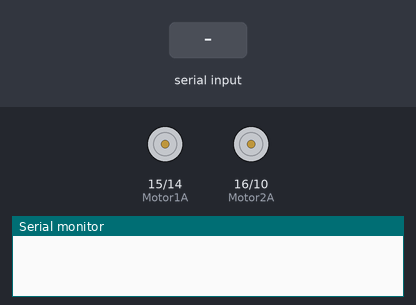
Simulated run of this sketch. Board: Arduino Uno, built with avr-gcc and run on an emulated ATmega328P. Parts: motor-driver pin pairs drawn as motors (green arrow = first pin HIGH = forward, orange = second pin HIGH = backward, longer = more drive, scaled by the enable pin), the last lines printed to the serial monitor. The test bench sets the inputs (shaded band).

Above: at 1.2 s.
1.3 s: "q" received over the second serial link
2.8 s: "F" received over the second serial link
At 3.1 s:
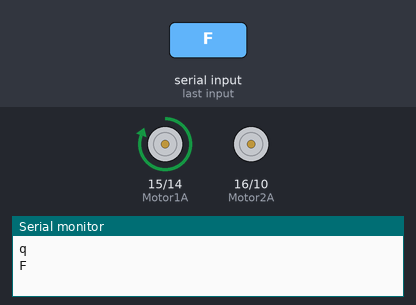
4.3 s: "G" received over the second serial link
5.8 s: "I" received over the second serial link
7.3 s: "B" received over the second serial link
At 7.7 s:
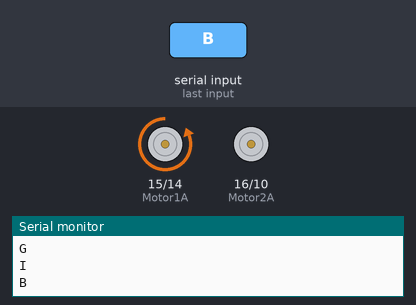
8.8 s: "H" received over the second serial link
Timing chart, 0 to 11.3 s (numbered marks = the images above; inputs shaded):
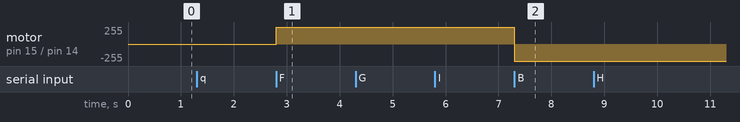

Measured:
- after the input at 2.8 s, motor on pin 15 (Motor1A) / pin 14 (Motor1B): stopped → forward 255/255 at once
- after the input at 7.3 s, motor on pin 15 (Motor1A) / pin 14 (Motor1B): forward 255/255 → backward 255/255 at once

The sketch:

pwm.ino
```cpp
/*
mySerial-bluetooth
Serial-bluetooth
 */
#include <SoftwareSerial.h>

SoftwareSerial mySerial(9, 8); // RX, TX


//PWM pins para os motores
int Motor1A = 15;
int Motor1B = 14;
int Motor2A = 16;
int Motor2B = 10;

//EN_1 come pwm
int EN_1 =3;
int EN_2 =4;


void setup() {
  // Open serial communications and wait for port to open:
  Serial.begin(115200);
  while (!Serial) {
    ; // wait for serial port to connect. Needed for native USB port only
  }


  // set the data rate for the SoftwareSerial port
  mySerial.begin(9600);
  mySerial.println("Hello, world?");

//motor 1 dá a tração, motor 2 vira
  pinMode( Motor1A, OUTPUT );
  pinMode( Motor1B, OUTPUT );
  pinMode( Motor2A, OUTPUT );
  pinMode( Motor2B, OUTPUT );
  pinMode(EN_1, OUTPUT);
  pinMode(EN_2, OUTPUT);

  digitalWrite( Motor1A, LOW );
  digitalWrite( Motor1B, LOW );
  digitalWrite( Motor2A, LOW );
  digitalWrite( Motor2B, LOW );
  digitalWrite( EN_1, LOW );
  digitalWrite( EN_2, LOW );
}

//para que serve a flag??
int flag1 = -1;
int flag2 = -1;

volatile int velocity;

void loop() { // run over and over
  if (mySerial.available()) {

    char toSend = (char)mySerial.read();
    Serial.println(toSend);
    switch(toSend){
      case 0:
        velocity=0;
      case 1:
        velocity=26;
       case 2:
         velocity=51;
       case 3:
          velocity=77;
       case 4:
          velocity=102;
       case 5:
         velocity=127;
       case 6:
          velocity=154;
       case 7:
          velocity=179;
       case 8:
          velocity=205;
       case 9:
          velocity=230;
       case 'q':
          velocity=255;
    }
    analogWrite(EN_1, velocity);

    if(toSend == 'S')
    {
        flag1 = 0;
        flag2 = 0;
        digitalWrite( Motor1A, LOW );
        digitalWrite( Motor1B, LOW );

        digitalWrite( Motor2A, LOW );
        digitalWrite( Motor2B, LOW );
    }
    if(toSend == 'F' || toSend == 'G' || toSend == 'I')
    {
        if(flag1 != 1)
        {
          flag1 = 1;
          digitalWrite( Motor1A, HIGH );
          digitalWrite(Motor1B, LOW);
        }
    }
    if(toSend == 'B' || toSend == 'H' || toSend == 'J')
    {
        if(flag1 != 2)
        {
          flag1 = 2;
          digitalWrite( Motor1B, HIGH );
          digitalWrite(Motor1A, LOW);
        }
    }

    if(toSend == 'L' || toSend == 'G' || toSend == 'H')
    {
        if(flag2 != 1)
        {
          flag2 = 1;
          digitalWrite( Motor2B, HIGH );
          digitalWrite(Motor2A,LOW);
        }
    }
    else
    if(toSend == 'R' || toSend == 'I' || toSend == 'J')
    {
        if(flag2 != 2)
        {
          flag2 = 2;
          digitalWrite( Motor2A, HIGH );
          digitalWrite(Motor2B, LOW);
        }
    }
    else
    {
        if(flag2 != 3)
        {
          flag2 = 3;
          digitalWrite( Motor2A, LOW );
          digitalWrite( Motor2B, LOW );
        }
    }
  }

}
```
